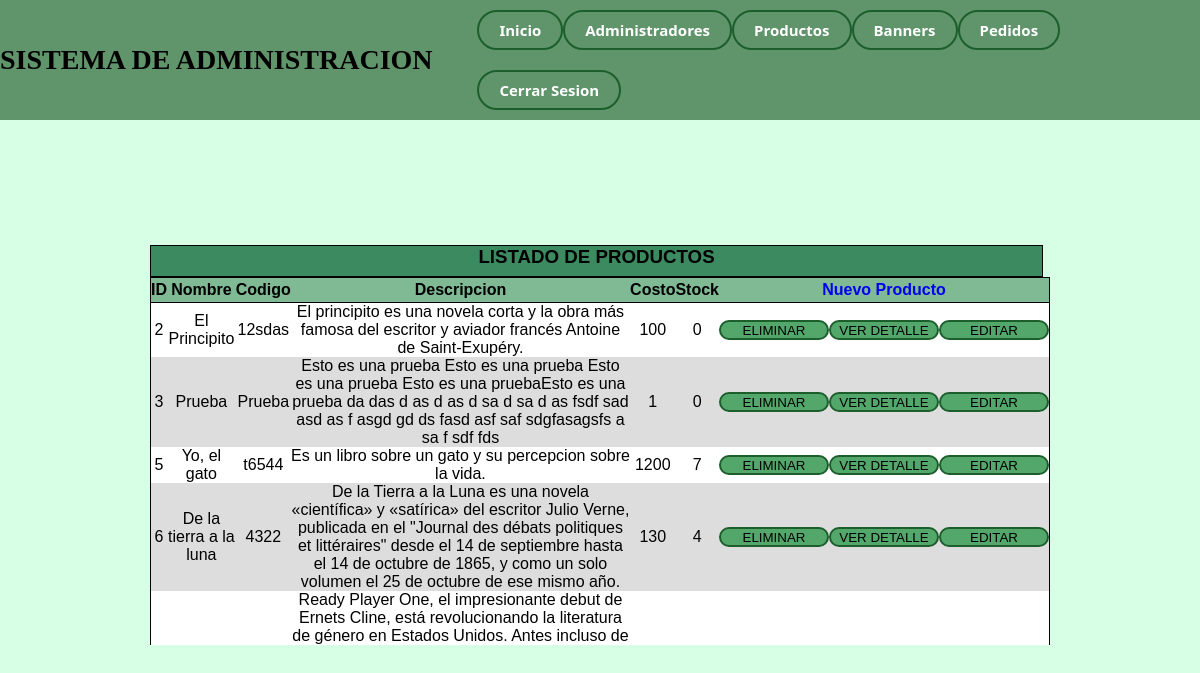
The page /Productos/Productos_lista.php (signed in) on the database its author committed.
### tables this page shows
CREATE TABLE `productos` (
  `ID` int NOT NULL,
  `nombre` varchar(128) NOT NULL,
  `codigo` varchar(32) NOT NULL,
  `descripcion` text NOT NULL,
  `costo` double NOT NULL,
  `stock` int NOT NULL,
  `archivo_n` varchar(255) NOT NULL,
  `archivo` varchar(128) NOT NULL,
  `status` int NOT NULL DEFAULT '1',
  `eliminado` int NOT NULL DEFAULT '0'
);

### Productos/Productos_lista.php (the view, shortened to what this page needs)
<?php
	require "../Administradores/header.php";
	$conexion = conecta();
?>
<html>
	<head>
		<link rel="stylesheet"  href="Tabla.css">
	</head>
	<body>
		<div class="main_div">
			<div class="Titulo"> <h3>LISTADO DE PRODUCTOS </h3> </div>
			<table class="Tabla">
				<thead class="Fila_Campos">
					<tr align="center">
						<th class="Campo_Seccion"> ID </th>
						<th> Nombre </th>
						<th> Codigo </th>
						<th> Descripcion </th>
						<th> Costo </th>
						<th> Stock </th>
						<th colspan="3"> <a href="Productos_alta.php"> Nuevo Producto</a> </th>
					</tr>
				</thead>
			<?php
				$sql = "SELECT * FROM productos
				WHERE status = 1 AND eliminado = 0";
				$resultado = mysqli_query($conexion, $sql);
				while($mostrar = $resultado->fetch_array()) {
					$id = $mostrar["ID"];
					$nombre = $mostrar["nombre"];
					$codigo = $mostrar["codigo"];
					$descripcion = $mostrar["descripcion"];
					$costo = $mostrar["costo"];
					$stock = $mostrar["stock"];
			?>
				<tr id="fila<?php echo $id; ?>" class='Fila' align="center">
					<td><?php echo "$id" ?></td>
					<td><?php echo "$nombre" ?></td>
					<td><?php echo "$codigo"?></td>
					<td><?php echo "$descripcion"?></td>
					<td><?php echo "$costo"?></td>
					<td><?php echo "$stock"?></td>
					<td><?php echo "<button onClick='Elimina_Registro($id)'>ELIMINAR</button>" ?></td>
					<td><?php echo "<button onClick='RedireccionVer($id)'>VER DETALLE</button>" ?></td>
					<td><?php echo "<button onClick='RedireccionEditar($id)'>EDITAR</button>" ?></td>
				</tr>
			<?php
				}
			?>
			</table>
		</div>
	</body>
</html>

### Productos/Tabla.css (style rules this page uses)
body { background-color: #D6FFE5; font-family: Arial; }
.Titulo { background-color: #3B8A60; height: 30px; min-height: 25px; width: 99%; border: 1px solid #000; text-align: center; vertical-align: middle; }
.main_div { width: 900px; height: 400px; margin: 125px auto; overflow-y: scroll; }
.Tabla { border: 1px solid; background-color: white; text-align: left; width: 100%; border-collapse: collapse; }
.Fila_Campos { background-color: #80BA95; border: 1px solid; height: 25px; width: 30px; padding: 1px; }
.Fila { width: 500px; height: 30px; }
.Fila:nth-child(even) { background-color: #ddd; }
.Fila_Campos a { padding: 8px 8px; font-weight:bold; border-radius: 50px; text-align:center; -webkit-transition:all 500ms ease; -o-transition:all 500ms ease; transition:all 500ms ease; }
button { width:110px; height: 20px; border-radius:20px; background-color: #54A76A; border: 2px solid #1C5F2D; }

### Administradores/header.php (style rules this page uses)
* { margin: 0; padding: 0; list-style: none; text-decoration: none; }

### rows shown on the page
productos: ID "2", nombre "El Principito", codigo "12sdas", descripcion "El principito es una novela corta y la obra más famosa del escritor y aviador francés Antoine de Saint-Exupéry.", costo "100", stock "0"
productos: ID "3", nombre "Prueba", codigo "Prueba", descripcion "Esto es una prueba Esto es una prueba Esto es una prueba Esto es una pruebaEsto es una prueba da das d as d as d sa d sa d as fsdf sad asd as f asgd gd ds fasd asf saf sdgfasagsfs a sa f sdf fds", costo "1", stock "0"
productos: ID "5", nombre "Yo, el gato", codigo "t6544", descripcion "Es un libro sobre un gato y su percepcion sobre la vida.", costo "1200", stock "7"
productos: ID "6", nombre "De la tierra a la luna", codigo "4322", descripcion "De la Tierra a la Luna es una novela «científica» y «satírica» del escritor Julio Verne, publicada en el \"Journal des débats politiques et littéraires\" desde el 14 de septiembre hasta el 14 de octubre de 1865, y como un solo volumen el 25 de octubre de ese mismo año.", costo "130", stock "4"
productos: descripcion "Ready Player One, el impresionante debut de Ernets Cline, está revolucionando la literatura de género en Estados Unidos. Antes incluso de…"
